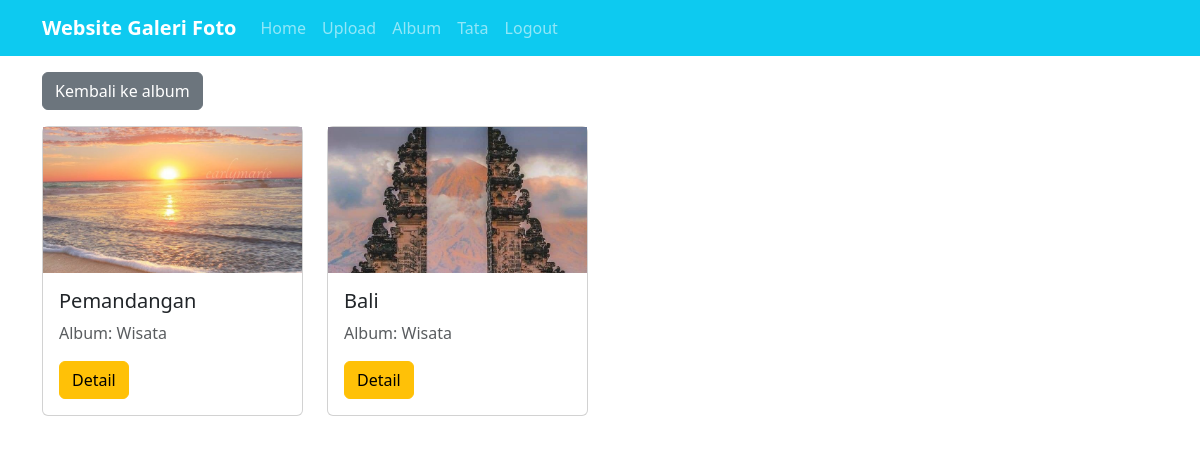
The page /?url=kategori&&albumid=25 (signed in) on the database its author committed.
### tables this page shows
CREATE TABLE `foto` (
  `fotoid` int(11) NOT NULL,
  `judulfoto` varchar(255) NOT NULL,
  `deskripsifoto` text NOT NULL,
  `tanggalunggah` date NOT NULL,
  `lokasifile` varchar(255) NOT NULL,
  `albumid` int(11) NOT NULL,
  `userid` int(11) NOT NULL
);

CREATE TABLE `album` (
  `albumid` int(11) NOT NULL,
  `namaalbum` varchar(255) NOT NULL,
  `deskripsi` text NOT NULL,
  `tanggaldibuat` date NOT NULL,
  `userid` int(11) NOT NULL
);

### page/kategori.php (the view)
<div class="container">
   <div class="row">
      <div class="col-12 py-3">
         <a href="?url=album" class="btn btn-secondary">Kembali ke album</a>
      </div>
      <?php
      $kategori=mysqli_query($conn, "SELECT * FROM foto INNER JOIN album ON foto.albumid=album.albumid WHERE foto.albumid='{$_GET['albumid']}'");
      foreach($kategori as $kat):
      ?>
      <div class="col-6 col-md-4 col-lg-3 mb-4">
            <div class="card">
                <img src="uploads/<?= $kat['lokasifile'] ?>" class="object-fit-cover" style="aspect-ratio: 16/9;">
                <div class="card-body">
                    <h5 class="card-title"><?= $kat['judulfoto'] ?></h5>
                    <p class="card-text text-muted">Album: <?= $kat['namaalbum'] ?></p>
                    <a href="?url=detail&&id=<?= $kat['fotoid'] ?>" class="btn btn-warning">Detail</a>
                </div>
            </div>
        </div>
      <?php endforeach; ?>
   </div>
</div>

### assets/css/style.css (style rules this page uses)
.container { width: 100%; margin: 0 auto; }
.container:after { content: ''; display: block; clear: both; }

### rows shown on the page
foto: lokasifile (picture), judulfoto "Pemandangan", albumid.namaalbum "Wisata"
foto: lokasifile (picture), judulfoto "Bali", albumid.namaalbum "Wisata"

### other values the page prints
$_SESSION['username'] "Tata"
